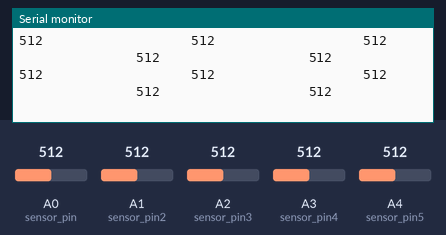
A sketch run on a simulated Arduino Uno, built with avr-gcc and run on an emulated ATmega328P. Shown: the last lines printed to the serial monitor. The test bench sets the inputs (shaded band); at power-on: A0 (sensor_pin) = 512, A1 (sensor_pin2) = 512, A2 (sensor_pin3) = 512, A3 (sensor_pin4) = 512, A4 (sensor_pin5) = 512.

Above: at 1.2 s.
1.3 s: A0 (sensor_pin) set to 107
At 1.4 s:
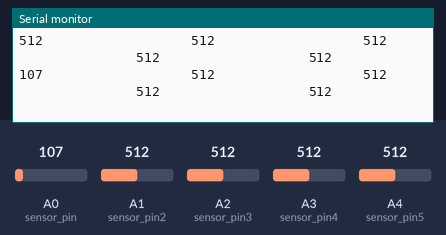
4.3 s: A0 (sensor_pin) set to 89
At 4.36 s:
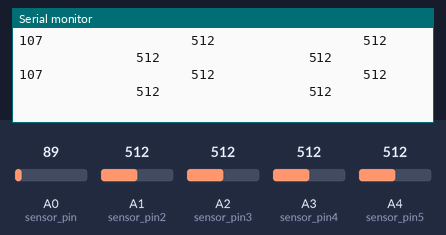
7.3 s: A1 (sensor_pin2) set to 109
At 7.38 s:
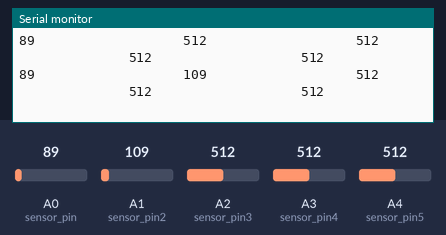
8.8 s: A1 (sensor_pin2) set to 92
At 8.85 s:
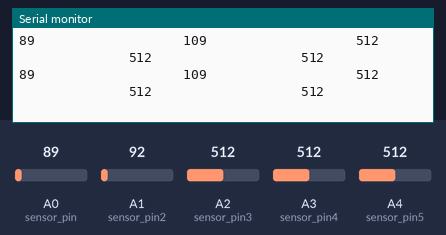
11.8 s: A2 (sensor_pin3) set to 108
At 11.83 s:
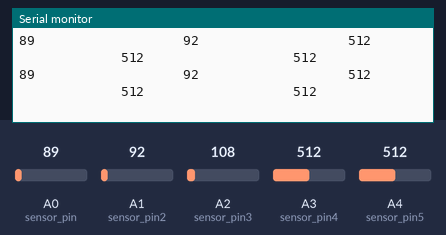
14.8 s: A2 (sensor_pin3) set to 94
At 14.82 s:
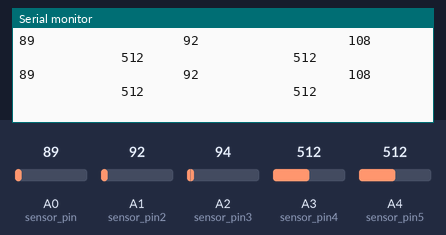
Timing chart, 0 to 17.8 s (numbered marks = the images above; inputs shaded):
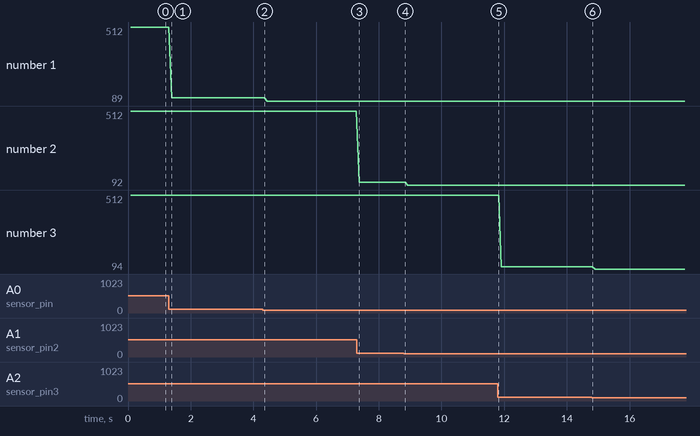

Measured:
- after the input at 1.3 s, the serial monitor: prints a new line after 0.09 s (image 1)
- after the input at 7.3 s, the serial monitor: prints a new line after 0.07 s (image 3)
- plotted number 1: 512 → 107 after the input at 1.3 s, 107 → 89 after the input at 4.3 s
- plotted number 2: 512 → 109 after the input at 7.3 s, 109 → 92 after the input at 8.8 s
- plotted number 3: 512 → 108 after the input at 11.8 s, 108 → 94 after the input at 14.8 s

The sketch:

analog.ino
```cpp
int sensor_pin = A0;
int sensor_pin2 = A1;
int sensor_pin3 = A2;
int sensor_pin4 = A3;
int sensor_pin5 = A4;

int sensor_value;
int sensor_value2;
int sensor_value3;
int sensor_value4;
int sensor_value5;

void setup(void)
{
    Serial.begin(9600);
    Serial.print("sensor1 (A0)     \t");
    Serial.print("sensor2 (A1)     \t");
    Serial.print("sensor3 (A2)     \t");
    Serial.print("sensor4 (A3)     \t");
    Serial.println("sensor5 (A4)   \t");
}

void loop(void)
{
    sensor_value = analogRead(sensor_pin);
    sensor_value2 = analogRead(sensor_pin2);
    sensor_value3 = analogRead(sensor_pin3);
    sensor_value4 = analogRead(sensor_pin4);
    sensor_value5 = analogRead(sensor_pin5);

    Serial.print(sensor_value);
    Serial.print("                 \t");
    Serial.print(sensor_value2);
    Serial.print("                 \t");
    Serial.print(sensor_value3);
    Serial.print("                 \t");
    Serial.print(sensor_value4);
    Serial.print("                 \t");
    Serial.println(sensor_value5);

    //============================================================
}
```
